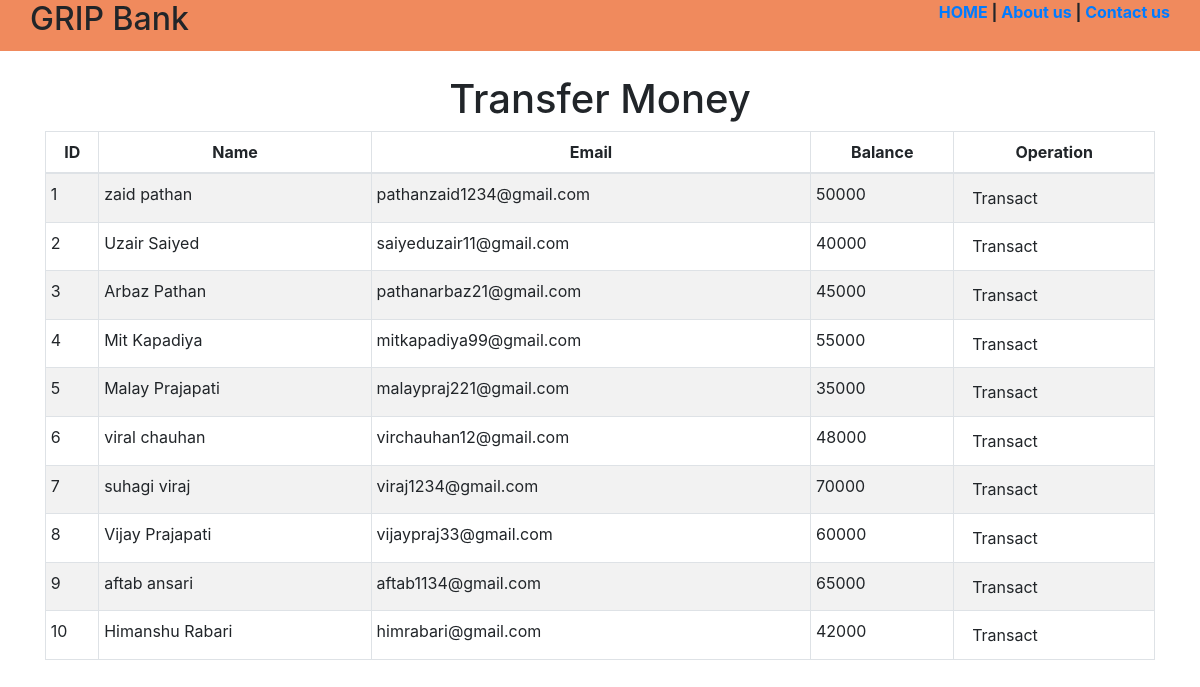
The app's page /transfermoney.php with its own data.
### tables this page shows
CREATE TABLE IF NOT EXISTS `users` (
  `id` int(100) NOT NULL AUTO_INCREMENT,
  `name` varchar(100) NOT NULL,
  `email` varchar(100) NOT NULL,
  `balance` int(100) NOT NULL,
  PRIMARY KEY (`id`)
);

### transfermoney.php (the view, shortened to what this page needs)
<!DOCTYPE html>
<html lang="en" dir="ltr">
<head>
  <link rel="stylesheet" href="./css/style.css">
  <link rel="stylesheet" href="./bootstrap-4.3.1-dist/css/bootstrap.min.css">
</head>
<body>
  <?php
    $conn = include_once('config.php');
    $sql = "SELECT * FROM users";
    $res = mysqli_query($conn, $sql);
   ?>
   <div class="row-md-12" style="background-color: #f08a5d; height: 51px;"
  style="height:100">
    <div class="col-md-12">
      <div class="col-md-6" style="float: RIGHT; text-align:right; ">
        <a href="#"><strong>HOME</a> | <a href="#">About us</a> | <a href="#">Contact us</strong></a>
      </div>
      <div class="col-md-6">
        <h2>GRIP Bank</h2>
      </div>
    </div>
  </div>
  <div class="container">
    <h1 class="text-center pt-4">Transfer Money</h1>
    <div class="row">
      <div class="col">
        <div class="table-responsive-sm">
          <table class="table table-hover table-sm table-striped table-condensed table-bordered">
            <thead>
              <tr>
                <th scope="col" class="text-center py-2">ID</th>
                <th scope="col" class="text-center py-2">Name</th>
                <th scope="col" class="text-center py-2">Email</th>
                <th scope="col" class="text-center py-2">Balance</th>
                <th scope="col" class="text-center py-2">Operation</th>
              </tr>
            </thead>
            <tbody>
              <?php
                    while($result=mysqli_fetch_assoc($res)){
                ?>
                    <tr>
                        <td class="py-2"><?php echo $result['id'] ?></td>
                        <td class="py-2"><?php echo $result['name']?></td>
                        <td class="py-2"><?php echo $result['email']?></td>
                        <td class="py-2"><?php echo $result['balance']?></td>
                        <td><a href="selecteduserdetail.php?id= <?php echo $result['id'] ;?>"> <button type="button" class="btn">Transact</button></a></td>
                    </tr>
                <?php
                    }
                ?>
            </tbody>
          </table>
        </div>
      </div>
    </div>
  </div>
</body>
</html>

### records on screen
users: id "1", name "zaid pathan", email "pathanzaid1234@gmail.com", balance "50000"
users: id "2", name "Uzair Saiyed", email "saiyeduzair11@gmail.com", balance "40000"
users: id "3", name "Arbaz Pathan", email "pathanarbaz21@gmail.com", balance "45000"
users: id "4", name "Mit Kapadiya", email "mitkapadiya99@gmail.com", balance "55000"
users: id "5", name "Malay Prajapati", email "malaypraj221@gmail.com", balance "35000"
users: id "6", name "viral chauhan", email "virchauhan12@gmail.com", balance "48000"
users: id "7", name "suhagi viraj", email "viraj1234@gmail.com", balance "70000"
users: id "8", name "Vijay Prajapati", email "vijaypraj33@gmail.com", balance "60000"
users: id "9", name "aftab ansari", email "aftab1134@gmail.com", balance "65000"
users: id "10", name "Himanshu Rabari", email "himrabari@gmail.com", balance "42000"
